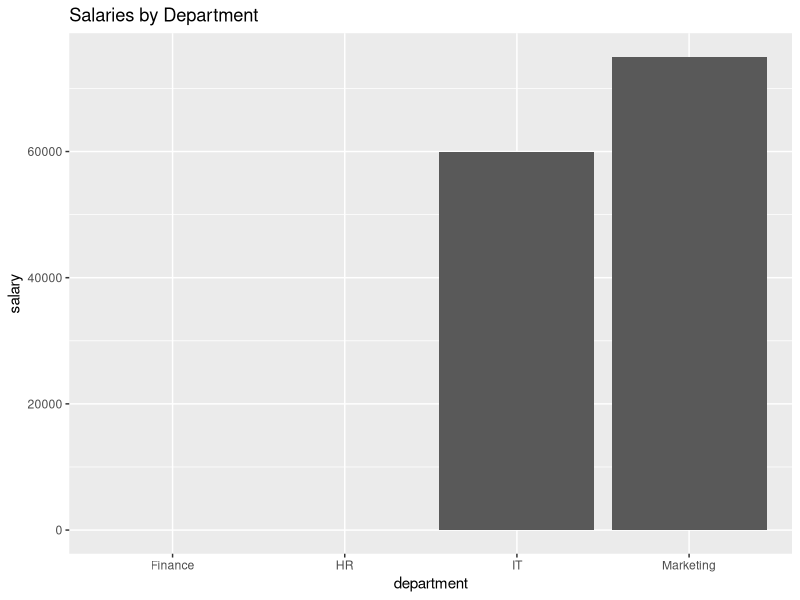

Reproduce this figure in R.
## ---- chunk 1
library(tidyverse)

employees <- read_csv("Data/employees.csv")
salaries <- read_csv("Data/salaries.csv")

## ---- chunk 2
inner_join(employees, salaries, by = "employee_id")
## ---- chunk 3
left_join(employees, salaries, by = "employee_id")
## ---- chunk 4
anti_join(employees, salaries, by = "employee_id")
## ---- chunk 5
left_merged <- left_join(employees, salaries, by = "employee_id")

ggplot(left_merged, aes(x = department, y = salary)) +
  geom_col(na.rm = TRUE) +
  labs(title = "Salaries by Department")
